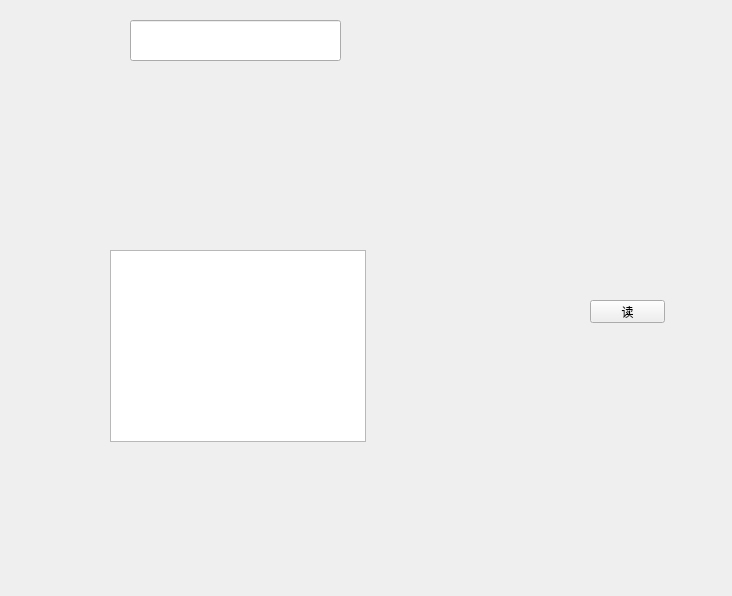
<?xml version="1.0" encoding="UTF-8"?>
<ui version="4.0">
 <class>Widget</class>
 <widget class="QWidget" name="Widget">
  <property name="geometry">
   <rect>
    <x>0</x>
    <y>0</y>
    <width>732</width>
    <height>596</height>
   </rect>
  </property>
  <property name="windowTitle">
   <string>Widget</string>
  </property>
  <widget class="QPushButton" name="pushButton">
   <property name="geometry">
    <rect>
     <x>590</x>
     <y>300</y>
     <width>75</width>
     <height>23</height>
    </rect>
   </property>
   <property name="text">
    <string>读</string>
   </property>
  </widget>
  <widget class="QLineEdit" name="lineEdit">
   <property name="geometry">
    <rect>
     <x>130</x>
     <y>20</y>
     <width>211</width>
     <height>41</height>
    </rect>
   </property>
  </widget>
  <widget class="QGraphicsView" name="graphicsView">
   <property name="geometry">
    <rect>
     <x>110</x>
     <y>250</y>
     <width>256</width>
     <height>192</height>
    </rect>
   </property>
  </widget>
 </widget>
 <layoutdefault spacing="6" margin="11"/>
 <resources/>
 <connections>
  <connection>
   <sender>pushButton</sender>
   <signal>clicked()</signal>
   <receiver>graphicsView</receiver>
   <slot>close()</slot>
   <hints>
    <hint type="sourcelabel">
     <x>631</x>
     <y>300</y>
    </hint>
    <hint type="destinationlabel">
     <x>280</x>
     <y>324</y>
    </hint>
   </hints>
  </connection>
 </connections>
</ui>
